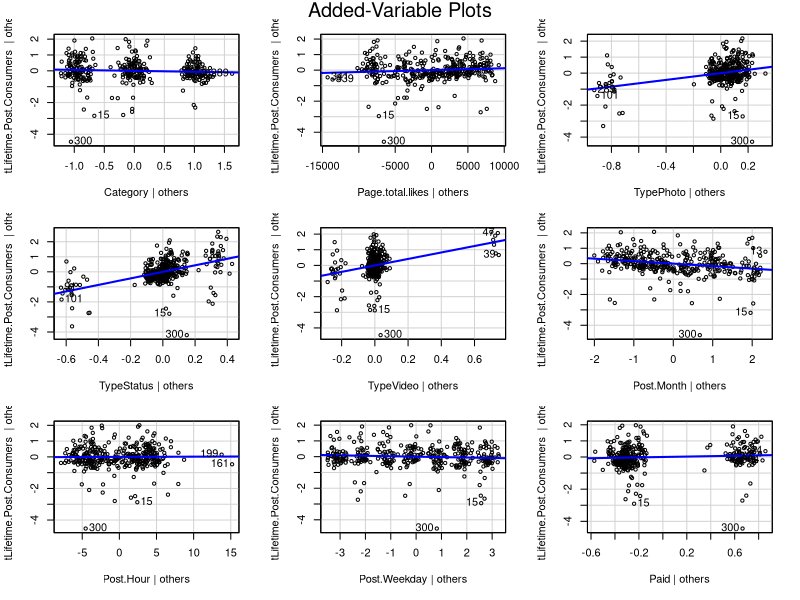
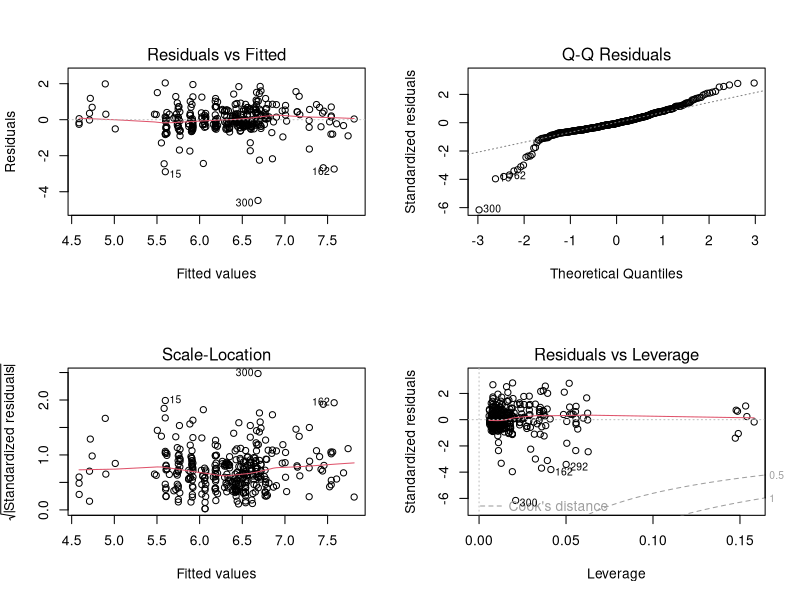

The R source for these figures, in order:
## ---- chunk 1
library(car)
library(glmnet)
library(caret)
library(tidyverse)
library(GGally)
model_df <- read.csv('./facebook_updated.csv')
## ---- chunk 2
train_df <- model_df %>% filter(obs_type == 'Training') %>% select(c(Lifetime.Post.Consumers, Category, Page.total.likes, Type, Post.Month, Post.Hour, Post.Weekday, Paid))
# transform on numerical variables only
transform <- train_df %>% select(c(Lifetime.Post.Consumers, Page.total.likes)) 

boxcox_result <- preProcess(transform, method = "BoxCox")
boxcox_result

# only log transform on `Lifetime.Post.Consumers`
# `Page.total.likes**2` does not normalize distribution according to histogram... 
# ... Keep Page.total.likes as original form currently
t_train_df<-train_df %>% mutate(tLifetime.Post.Consumers=log(Lifetime.Post.Consumers))

## ---- chunk 3
#fit the full model with all predictors
full_model<-lm(
    tLifetime.Post.Consumers ~ Category + Page.total.likes + Type +
      Post.Month + Post.Hour + Post.Weekday + Paid, data = t_train_df)
#examine full model regression
summary(full_model)
## ---- chunk 4
# added variable plots
avPlots(full_model)
# variance inflation factors
vif(full_model)
## ---- chunk 5

stepwise_model <- step(full_model, direction = "both")

#result shows that the lowest AIC model is...
#...tLifetime.Post.Consumers ~ Page.total.likes + Type + Post.Month + ...
#...Paid

## ---- chunk 6

reduced_model<-lm(tLifetime.Post.Consumers~Page.total.likes + Type + Post.Month+Paid, data=t_train_df)
summary(reduced_model)

## ---- chunk 7
anova(full_model, reduced_model)
#Insignificant p-value of F-test indicates excluding these predictors may not affect the model fit...
#... The reduced model may be better fit than full model given lower AIC and insignificant Partial... #... F-test
## ---- chunk 8
#fit the full model with all predictors with transformation on Page.total.likes
full_model_2<-lm(
    tLifetime.Post.Consumers ~ Category +Page.total.likes+ I(Page.total.likes^2) + Type +
      Post.Month + Post.Hour + Post.Weekday + Paid, data = t_train_df)
stepwise_model_2 <- step(full_model_2, direction = "both")

reduced_model_2<-lm(tLifetime.Post.Consumers ~ I(Page.total.likes^2) + Type + Post.Month + 
    Paid, data=t_train_df)

#Perform 4 steps by removing some variables
#The final model includes "I(Page.total.likes^2)", "Type","Post.Month","Paid"
#The final LOWEST AIC is -201.93, which is smaller than the first stepwide_model
#Therefore, the reduced_model_2 may be a better fit than reduced_model

## ---- chunk 9
#examine reduced_model_2
summary(reduced_model_2)
## ---- chunk 10

anova(full_model, reduced_model_2)

#Insignificant p-value of F-test indicates excluding these predictors may not affect the model fit...
#... The reduced model 2 may be better fit than full model given lower AIC and insignificant Partial... #... F-test

## ---- chunk 11
par(mfrow=c(2,2)) 
plot(reduced_model_2)
